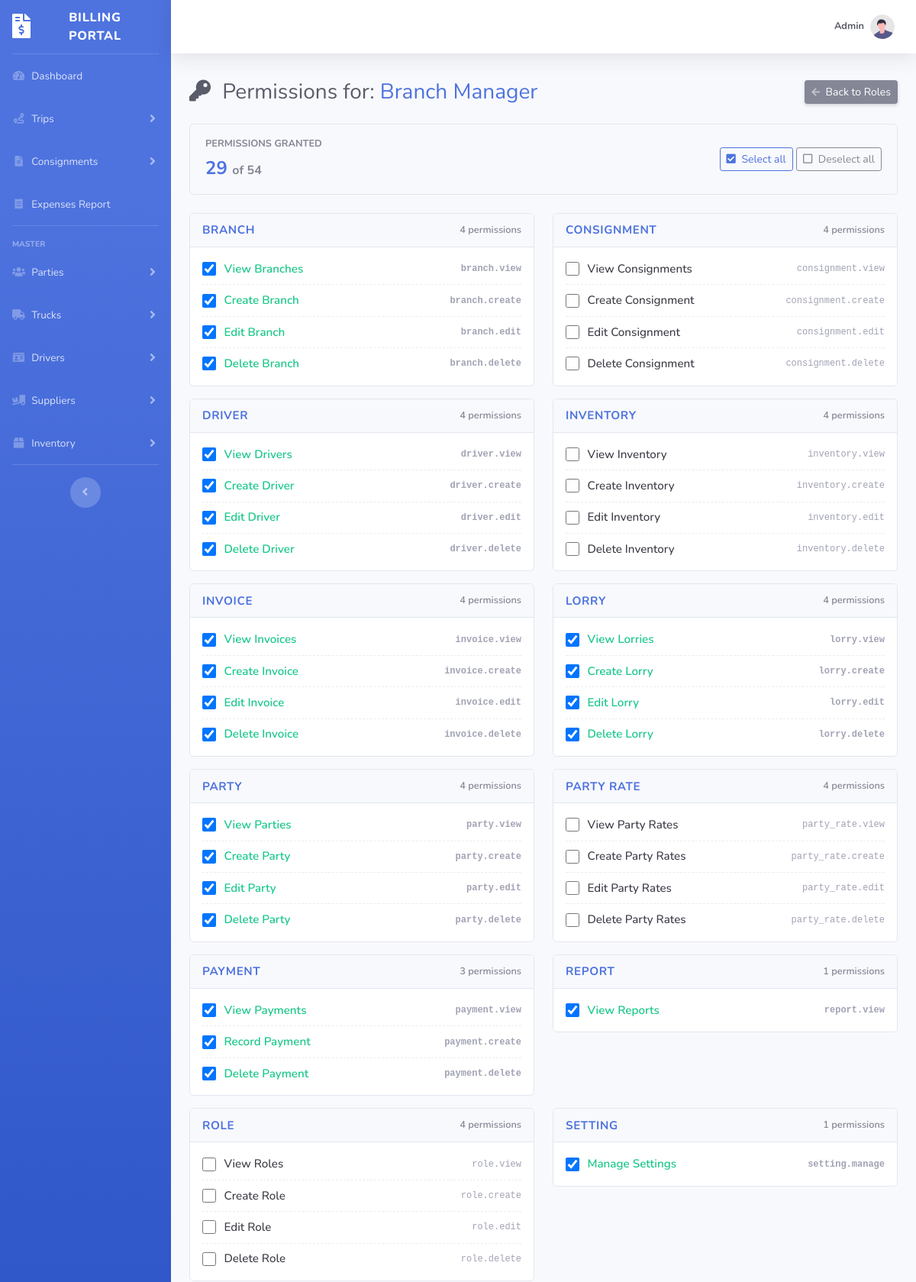
The page /role-permissions.php?id=2 (signed in, upper part) on the database its author committed.
### tables this page shows
CREATE TABLE `role` (
  `id` int(10) UNSIGNED NOT NULL,
  `role_name` varchar(50) NOT NULL,
  `role_desc` varchar(255) DEFAULT NULL,
  `active` tinyint(1) NOT NULL DEFAULT 1,
  `created_at` datetime NOT NULL DEFAULT current_timestamp(),
  `updated_at` datetime NOT NULL DEFAULT current_timestamp() ON UPDATE current_timestamp()
);

CREATE TABLE `permission` (
  `id` int(10) UNSIGNED NOT NULL,
  `perm_key` varchar(60) NOT NULL,
  `perm_name` varchar(100) NOT NULL,
  `perm_group` varchar(50) NOT NULL,
  `sort_order` int(11) NOT NULL DEFAULT 0
);

### role-permissions.php (the view, shortened to what this page needs)
<?php
include 'constant.php';
$roleId = isset($_GET['id']) ? (int) $_GET['id'] : 0;
$resRole = mysqli_query($conn, "SELECT * FROM role WHERE id = $roleId LIMIT 1");
$role = mysqli_fetch_assoc($resRole);
$permsByGroup = [];
$resP = mysqli_query($conn, "SELECT * FROM permission ORDER BY perm_group, sort_order, id");
if ($resP) {
    while ($p = mysqli_fetch_assoc($resP)) {
        $permsByGroup[$p['perm_group']][] = $p;
    }
}
$granted = [];
$resC = mysqli_query($conn, "SELECT permission_id FROM role_permission WHERE role_id = $roleId");
if ($resC) {
    while ($c = mysqli_fetch_assoc($resC)) {
        $granted[] = (int) $c['permission_id'];
    }
}
$totalAll     = (int) mysqli_fetch_assoc(mysqli_query($conn, "SELECT COUNT(*) AS c FROM permission"))['c'];
$totalGranted = count($granted);
?>
<!DOCTYPE html>
<html lang="en">
<head>
    <?php include 'layout/header.php'; ?>
</head>
<body id="page-top">
    <div id="wrapper">
        <?php include 'layout/sidebar.php'; ?>
        <div id="content-wrapper" class="d-flex flex-column">
            <div id="content">
                <?php include 'layout/topbar.php'; ?>
                <div class="container-fluid">
                    <div class="d-sm-flex align-items-center justify-content-between mb-4">
                        <h1 class="h3 mb-0 text-gray-800">
                            <i class="fas fa-key mr-2"></i>
                            Permissions for: <span class="text-primary"><?= htmlspecialchars($role['role_name'], ENT_QUOTES, 'UTF-8') ?></span>
                        </h1>
                        <a href="roles-list.php"
                            class="d-inline-block btn btn-sm btn-secondary shadow-sm">
                            <i class="fas fa-arrow-left fa-sm text-white-50 mr-1"></i>
                            Back to Roles
                        </a>
                    </div>
                    <div class="perm-summary mb-4 d-flex align-items-center justify-content-between flex-wrap">
                        <div>
                            <div class="text-muted small text-uppercase font-weight-bold mb-1">
                                Permissions granted
                            </div>
                            <div class="big">
                                <?= $totalGranted ?>
                                <span class="text-muted" style="font-size:1rem;">of <?= $totalAll ?></span>
                            </div>
                        </div>
                        <div>
                            <button type="button" class="btn btn-sm btn-outline-primary" id="selectAllBtn">
                                <i class="fas fa-check-square mr-1"></i> Select all
                            </button>
                            <button type="button" class="btn btn-sm btn-outline-secondary" id="deselectAllBtn">
                                <i class="far fa-square mr-1"></i> Deselect all
                            </button>
                        </div>
                    </div>
                    <form id="permForm" action="" method="POST">
                        <div class="row">
                            <?php foreach ($permsByGroup as $groupName => $items): ?>
                                <div class="col-md-6">
                                    <div class="perm-group-card">
                                        <div class="group-header">
                                            <h6><?= htmlspecialchars($groupName, ENT_QUOTES, 'UTF-8') ?></h6>
                                            <span class="group-count">
                                                <?= count($items) ?> permissions
                                            </span>
                                        </div>
                                        <div class="group-body">
                                            <?php foreach ($items as $perm):
                                                $pid = (int) $perm['id'];
                                                $isChecked = in_array($pid, $granted, true);
                                            ?>
                                                <div class="perm-row <?= $isChecked ? 'checked' : '' ?>">
                                                    <label>
                                                        <input
                                                            type="checkbox"
                                                            name="perms[]"
                                                            value="<?= $pid ?>"
                                                            <?= $isChecked ? 'checked' : '' ?>>
                                                        <span class="perm-name">
                                                            <?= htmlspecialchars($perm['perm_name'], ENT_QUOTES, 'UTF-8') ?>
                                                        </span>
                                                        <span class="perm-key">
                                                            <?= htmlspecialchars($perm['perm_key'], ENT_QUOTES, 'UTF-8') ?>
                                                        </span>
                                                    </label>
                                                </div>
                                            <?php endforeach; ?>
                                        </div>
                                    </div>
                                </div>
                            <?php endforeach; ?>
                        </div>
                    </form>
                </div>
            </div>
        </div>
    </div>
</body>
</html>

### layout/header.php (style rules this page uses)
#wrapper, #content-wrapper, #content { transform: none !important; filter: none !important; perspective: none !important; overflow-x: visible !important; overflow-y: visible !important; }
html, body { overflow-x: hidden; position: relative; }
@media (min-width: 768px) { #content-wrapper { padding-top: 3.25rem !important; margin-top: 3.25rem !important; } }
@media (min-width: 768px) { #content-wrapper > #content { padding-top: 0 !important; margin-top: 0 !important; } }

### role-permissions.php (style rules this page uses)
.perm-summary { background: #f8f9fc; border: 1px solid #e3e6f0; border-radius: .35rem; padding: 1rem 1.25rem; }
.perm-summary .big { font-size: 1.5rem; font-weight: 700; color: #4e73df; }
.perm-group-card { border: 1px solid #e3e6f0; border-radius: .35rem; overflow: hidden; margin-bottom: 1rem; background: #fff; }
.perm-group-card .group-header { background: #f8f9fc; border-bottom: 1px solid #e3e6f0; padding: .75rem 1rem; display: flex; align-items: center; justify-content: space-between; }
.perm-group-card .group-header h6 { margin: 0; font-weight: 700; color: #4e73df; font-size: .95rem; text-transform: uppercase; letter-spacing: .04em; }
.perm-group-card .group-header .group-count { font-size: .8rem; color: #858796; font-weight: 600; }
.perm-group-card .group-body { padding: .5rem 1rem; }
.perm-row { padding: .55rem 0; border-bottom: 1px dashed #eaecf4; }
.perm-row:last-child { border-bottom: 0; }
.perm-row label { display: flex; align-items: center; cursor: pointer; margin: 0; font-weight: 500; color: #3a3b45; font-size: .95rem; }
.perm-row input[type="checkbox"] { width: 18px; height: 18px; margin-right: .65rem; cursor: pointer; flex-shrink: 0; }
.perm-row .perm-key { font-size: .75rem; color: #a1a3b4; font-family: "SFMono-Regular", Menlo, Consolas, monospace; margin-left: auto; }
.perm-row.checked label { color: #1cc88a; font-weight: 600; }

### rows shown on the page
role: role_name "Branch Manager"
permission: id "☑", perm_name "View Branches", perm_key "branch.view"
permission: id "☑", perm_name "Create Branch", perm_key "branch.create"
permission: id "☑", perm_name "Edit Branch", perm_key "branch.edit"
permission: id "☑", perm_name "Delete Branch", perm_key "branch.delete"
permission: perm_name "View Consignments", perm_key "consignment.view"
permission: perm_name "Create Consignment", perm_key "consignment.create"
permission: perm_name "Edit Consignment", perm_key "consignment.edit"
permission: perm_name "Delete Consignment", perm_key "consignment.delete"
permission: id "☑", perm_name "View Drivers", perm_key "driver.view"
permission: id "☑", perm_name "Create Driver", perm_key "driver.create"
permission: id "☑", perm_name "Edit Driver", perm_key "driver.edit"
permission: id "☑", perm_name "Delete Driver", perm_key "driver.delete"
permission: perm_name "View Inventory", perm_key "inventory.view"
permission: perm_name "Create Inventory", perm_key "inventory.create"
permission: perm_name "Edit Inventory", perm_key "inventory.edit"
permission: perm_name "Delete Inventory", perm_key "inventory.delete"
permission: id "☑", perm_name "View Invoices", perm_key "invoice.view"
permission: id "☑", perm_name "Create Invoice", perm_key "invoice.create"
permission: id "☑", perm_name "Edit Invoice", perm_key "invoice.edit"
permission: id "☑", perm_name "Delete Invoice", perm_key "invoice.delete"
permission: id "☑", perm_name "View Lorries", perm_key "lorry.view"
permission: id "☑", perm_name "Create Lorry", perm_key "lorry.create"
permission: id "☑", perm_name "Edit Lorry", perm_key "lorry.edit"
permission: id "☑", perm_name "Delete Lorry", perm_key "lorry.delete"
permission: id "☑", perm_name "View Parties", perm_key "party.view"
permission: id "☑", perm_name "Create Party", perm_key "party.create"
permission: id "☑", perm_name "Edit Party", perm_key "party.edit"
permission: id "☑", perm_name "Delete Party", perm_key "party.delete"
permission: perm_name "View Party Rates", perm_key "party_rate.view"
permission: perm_name "Create Party Rates", perm_key "party_rate.create"
permission: perm_name "Edit Party Rates", perm_key "party_rate.edit"
permission: perm_name "Delete Party Rates", perm_key "party_rate.delete"
permission: id "☑", perm_name "View Payments", perm_key "payment.view"
permission: id "☑", perm_name "Record Payment", perm_key "payment.create"
permission: id "☑", perm_name "Delete Payment", perm_key "payment.delete"
permission: id "☑", perm_name "View Reports", perm_key "report.view"
permission: perm_name "View Roles", perm_key "role.view"
permission: perm_name "Create Role", perm_key "role.create"
permission: perm_name "Edit Role", perm_key "role.edit"
permission: perm_name "Delete Role", perm_key "role.delete"
permission: id "☑", perm_name "Manage Settings", perm_key "setting.manage"

### other values the page prints
$topbarUserName "Admin"
$totalGranted "29"
$totalAll "54"
$groupName "BRANCH"
count($items) "4"
$groupName "CONSIGNMENT"
$groupName "DRIVER"
$groupName "INVENTORY"
$groupName "INVOICE"
$groupName "LORRY"
$groupName "PARTY"
$groupName "PARTY RATE"
$groupName "PAYMENT"
count($items) "3"
$groupName "REPORT"
